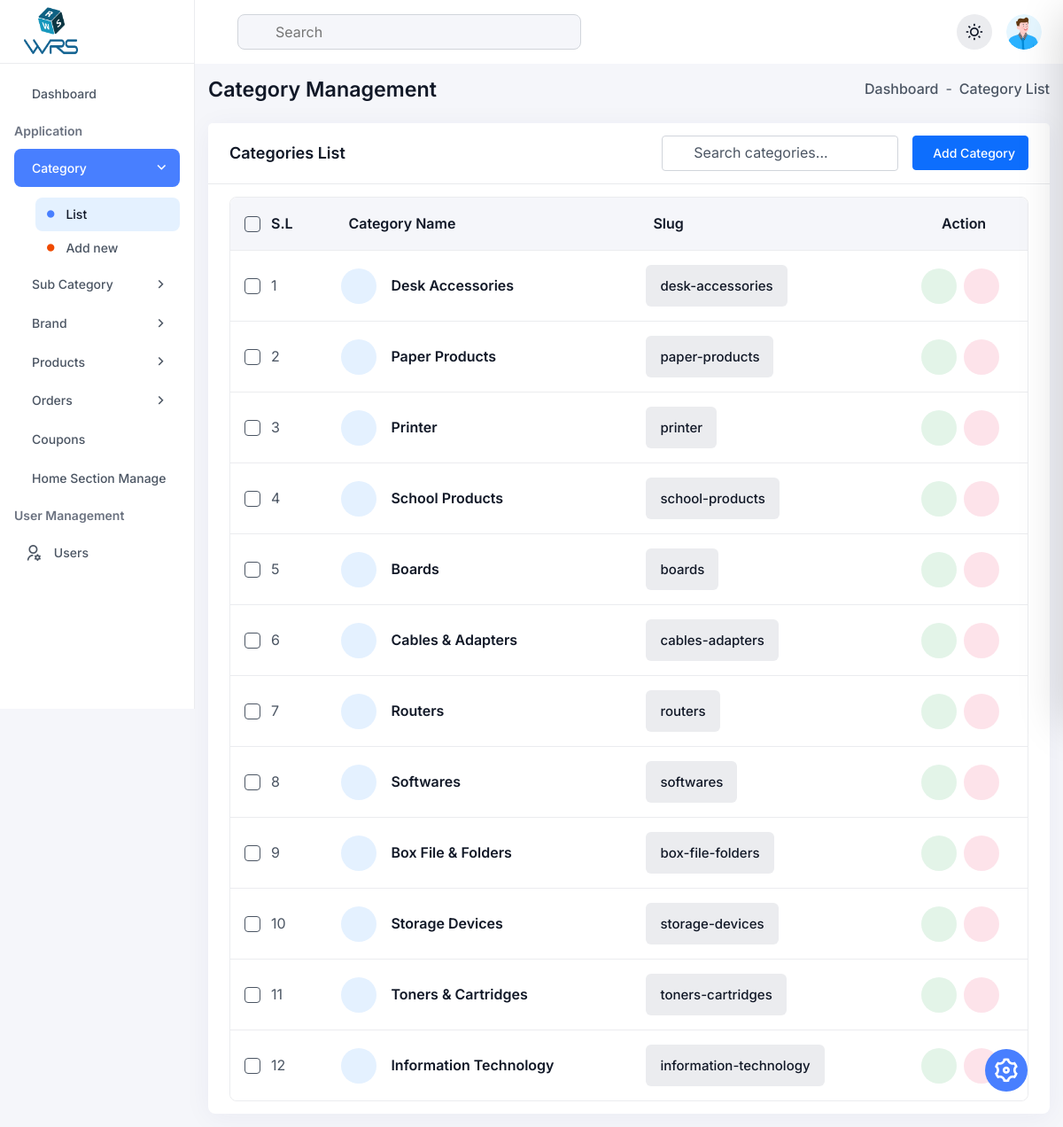
/categories/ (signed in), run on the app's committed database.
### adminapp/models.py (models this page shows, shortened)
class Category(models.Model):
    name = models.CharField(max_length=255, unique=True)
    slug = models.SlugField(unique=True)
    class Meta:
        verbose_name_plural = "Categories"

### adminapp/views.py (the view)
# urls.py: path("categories/", views.category_list, name="category_list"),
@login_required
@staff_member_required
def category_list(request):
    categories = Category.objects.all()
    return render(request, "categories/list.html", {"categories": categories})

### userapp/context_processors.py (called while the page is built, shortened)
def categories_processor(request):
    return {
        'all_categories': Category.objects.all()
    }

def cart_context(request):
    try:
        cart = Cart.objects.get(user=request.user)
    except Cart.DoesNotExist:
        cart = None
    if not cart or not cart.items.exists():
        return {
            "cart": cart,
            "subtotal": Decimal("0"),
            "discount": Decimal("0"),
            "shipping_cost": Decimal("0"),
            "tax_rate": Decimal("5"),
            "tax": Decimal("0"),
            "total": Decimal("0"),
        }

### adminapp/templates/categories/list.html (shortened to what this page needs)
{%extends 'admin_base2.html'%}
{%block content%}
<div class="dashboard-main-body">
  <div class="d-flex flex-wrap align-items-center justify-content-between gap-3 mb-24">
    <h6 class="fw-semibold mb-0">Category Management</h6>
    <ul class="d-flex align-items-center gap-2">
      <li class="fw-medium">
        <a href="{% url 'dashboard' %}" class="d-flex align-items-center gap-1 hover-text-primary">
          Dashboard
        </a>
      </li>
      <li>-</li>
      <li class="fw-medium">Category List</li>
    </ul>
  </div>
  <div class="card basic-data-table">
    <div class="card-header d-flex flex-wrap align-items-center justify-content-between gap-3">
      <h5 class="card-title mb-0">Categories List</h5>
      <div class="d-flex align-items-center gap-3">
        <div class="position-relative">
          <input type="text" id="categorySearch" class="form-control form-control-sm" placeholder="Search categories..." style="padding-left: 35px; min-width: 200px;">
        </div>
        <a href="{% url 'category_create' %}" class="btn btn-primary btn-sm d-flex align-items-center gap-2">
          Add Category
        </a>
      </div>
    </div>
    <div class="card-body">
      <div class="table-responsive">
        <table class="table bordered-table mb-0" id="categoryTable">
          <thead>
            <tr>
              <th scope="col">
                <div class="form-check style-check d-flex align-items-center">
                  <input class="form-check-input" type="checkbox" id="checkAll">
                  <label class="form-check-label" for="checkAll">
                    S.L
                  </label>
                </div>
              </th>
              <th scope="col">
                <div class="d-flex align-items-center gap-2">
                  Category Name
                </div>
              </th>
              <th scope="col">
                <div class="d-flex align-items-center gap-2">
                  Slug
                </div>
              </th>
              <th scope="col" class="text-center">
                <div class="d-flex align-items-center justify-content-center gap-2">
                  Action
                </div>
              </th>
            </tr>
          </thead>
          <tbody id="categoryTableBody">
            {% for c in categories %}
            <tr class="category-row" data-category-name="{{ c.name|lower }}" data-category-slug="{{ c.slug|lower }}">
              <td>
                <div class="form-check style-check d-flex align-items-center">
                  <input class="form-check-input" type="checkbox">
                  <label class="form-check-label">
                    {{ forloop.counter }}
                  </label>
                </div>
              </td>
              <td>
                <div class="d-flex align-items-center gap-3">
                  <div class="flex-shrink-0">
                    <div class="w-40-px h-40-px d-flex align-items-center justify-content-center rounded-circle bg-primary-50">
                    </div>
                  </div>
                  <div class="flex-grow-1">
                    <h6 class="text-md mb-0 fw-semibold">{{ c.name }}</h6>
                  </div>
                </div>
              </td>
              <td>
                <span class="badge bg-neutral-200 text-neutral-900 px-3 py-3">{{ c.slug }}</span>
              </td>
              <td class="text-center">
                <div class="d-flex align-items-center justify-content-center gap-2">
                  <a href="{% url 'category_update' c.id %}" class="w-40-px h-40-px bg-success-focus text-success-main rounded-circle d-inline-flex align-items-center justify-content-center" title="Edit">
                  </a>
                  <a href="{% url 'category_delete' c.id %}" class="w-40-px h-40-px bg-danger-focus text-danger-main rounded-circle d-inline-flex align-items-center justify-content-center" title="Delete" onclick="return confirm('Are you sure you want to delete this category?');">
                  </a>
                </div>
              </td>
            </tr>
            {% endfor %}
          </tbody>
        </table>
      </div>
    </div>
  </div>
</div>
{%endblock%}

### adminapp/templates/admin_base2.html (shortened to what this page needs)
<!DOCTYPE html>
{%load static%}
<html lang="en" data-theme="light">
<head>
    <link href="https://cdn.jsdelivr.net/npm/remixicon/fonts/remixicon.css" rel="stylesheet">
    rel="apple-touch-icon"><link rel="stylesheet" href="https://cdnjs.cloudflare.com/ajax/libs/font-awesome/6.5.0/css/all.min.css">
    <link rel="stylesheet" href="{% static 'css/admin_css/remixicon.css' %}">
    <link rel="stylesheet" href="{% static 'css/admin_css/bootstrap.min.css' %}">
    <link rel="stylesheet" href="{% static 'css/admin_css/apexcharts.css' %}">
    <link rel="stylesheet" href="{% static 'css/admin_css/dataTables.min.css' %}">
    <link rel="stylesheet" href="{% static 'css/admin_css/editor-katex.min.css' %}">
    <link rel="stylesheet" href="{% static 'css/admin_css/editor.atom-one-dark.min.css' %}">
    <link rel="stylesheet" href="{% static 'css/admin_css/editor.quill.snow.css' %}">
    <link rel="stylesheet" href="{% static 'css/admin_css/flatpickr.min.css' %}">
    <link rel="stylesheet" href="{% static 'css/admin_css/full-calendar.css' %}">
    <link rel="stylesheet" href="{% static 'css/admin_css/jquery-jvectormap-2.0.5.css' %}">
    <link rel="stylesheet" href="{% static 'css/admin_css/magnific-popup.css' %}">
    <link rel="stylesheet" href="{% static 'css/admin_css/slick.css' %}">
    <link rel="stylesheet" href="{% static 'css/admin_css/prism.css' %}">
    <link rel="stylesheet" href="{% static 'css/admin_css/file-upload.css' %}">
    <link rel="stylesheet" href="{% static 'css/admin_css/audioplayer.css' %}">
    <link rel="stylesheet" href="{% static 'css/admin_css/style.css' %}">
</head>
<body>
    <button type="button"
        class="theme-customization__button w-48-px h-48-px bg-primary-600 text-white rounded-circle d-flex justify-content-center align-items-center position-fixed end-0 bottom-0 mb-40 me-40 text-2xxl bg-hover-primary-700"
        fdprocessedid="h3s6w">
        <i class="ri-settings-3-line animate-spin"></i>
    </button>
    <aside class="sidebar">
        <div>
            <a href="{%url 'dashboard'%}" class="sidebar-logo">
                <img src="{% static 'img/new-logo.png' %}" alt="site logo"  class="light-logo">
            </a>
        </div>
        <div class="sidebar-menu-area open">
            <ul class="sidebar-menu show" id="sidebar-menu">
                <li class=" ">
                    <a href="{%url 'dashboard'%}">
                        <span>Dashboard</span>
                    </a>
                </li>
                <li class="sidebar-menu-group-title">Application</li>
                                <li class="dropdown">
                                    <a href="javascript:void(0)">
                                        <span>Category</span>
                                    </a>
                                    <ul class="sidebar-submenu">
                                        <li>
                                            <a href="{%url 'category_list'%}"><i class="ri-circle-fill circle-icon text-primary-600 w-auto"></i>
                                                List</a>
                                        </li>
                                        <li>
                                            <a href="{%url 'category_create'%}"><i class="ri-circle-fill circle-icon text-danger-main w-auto"></i> Add
                                                new</a>
                                        </li>
                                    </ul>
                                </li>
                                <li class="dropdown">
                                    <a href="javascript:void(0)">
                                        <span>Sub Category</span>
                                    </a>
                                </li>
                                <li class="dropdown">
                                    <a href="javascript:void(0)">
                                        <span>Brand</span>
                                    </a>
                                </li>
                                <li class="dropdown">
                                    <a href="javascript:void(0)">
                                        <span>Products</span>
                                    </a>
                                </li>
                                <li class="dropdown">
                                    <a href="javascript:void(0)">
                                        <span>Orders</span>
                                    </a>
                                </li>
                                <li >
                                    <a href="{%url 'coupon_list'%}">
                                        <span>Coupons</span>
                                    </a>
                                </li>
                                <li >
                                    <a href="{%url 'homepage_sections_manage'%}">
                                        <span>Home Section Manage</span>
                                    </a>
                                </li>
                <li class="sidebar-menu-group-title">User Management</li>
                                                <li class="">
                                    <a href="{%url 'user_list'%}">
                                       <i class="ri-user-settings-line text-xl me-14 d-flex w-auto"></i>
                                        <span>Users</span>
                                    </a>
                                </li>
            </ul>
        </div>
    </aside>
    <main class="dashboard-main">
        <div class="navbar-header">
            <div class="row align-items-center justify-content-between">
                <div class="col-auto">
                    <div class="d-flex flex-wrap align-items-center gap-4">
                        <form class="navbar-search">
                            <input type="text" name="search" placeholder="Search" fdprocessedid="ra6qqf">
                        </form>
                    </div>
                </div>
                <div class="col-auto">
                    <div class="d-flex flex-wrap align-items-center gap-3">
                        <button type="button" data-theme-toggle=""
                            class="w-40-px h-40-px bg-neutral-200 rounded-circle d-flex justify-content-center align-items-center"
                            aria-label="light" fdprocessedid="f5f0mn">light</button>
                        <div class="dropdown">
                            <button class="d-flex justify-content-center align-items-center rounded-circle"
                                type="button" data-bs-toggle="dropdown" fdprocessedid="a6zhl">
                                <img src="{%static 'img/admin_img/user.png'%}" alt="image"
                                    class="w-40-px h-40-px object-fit-cover rounded-circle">
                            </button>
                        </div>
                    </div>
                </div>
            </div>
        </div>
{%block content%}
{%endblock%}
    </main>
    {% load static %}
</body>
</html>

### adminapp/static/css/admin_css/file-upload.css (style rules this page uses)
:root { --file-container-bg: #eeeeee; --file-bg: #f8f8f8; --file-border-color: #606060; --file-color: #2b2b2b; --table-border-color: #dbdbdb; --delete-button-bg: #f53636; --delete-button-color: #ffffff; --font-size: 0.875em; --font-family: 'Segoe UI', Tahoma, Geneva, Verdana, sans-serif; --shadow: 0px 8px 15px -8px rgba(0, 0, 0, 0.5); }
* { margin: 0; padding: 0; box-sizing: border-box; }

### adminapp/templates/admin_base2.html (style rules this page uses)
body { transition: opacity ease-in 0.2s; }
span, svg { display: block }

### adminapp/templates/categories/list.html (style rules this page uses)
.bg-primary-50 { background-color: rgba(72, 127, 255, 0.1); }
.w-40-px { width: 40px; }
.h-40-px { height: 40px; }
.category-row { transition: background-color 0.2s ease; }
.badge { font-weight: 500; font-size: 15px; }

### data on the page
Category: name "Desk Accessories", slug "desk-accessories"
Category: name "Paper Products", slug "paper-products"
Category: name "Printer", slug "printer"
Category: name "School Products", slug "school-products"
Category: name "Boards", slug "boards"
Category: name "Cables & Adapters", slug "cables-adapters"
Category: name "Routers", slug "routers"
Category: name "Softwares", slug "softwares"
Category: name "Box File & Folders", slug "box-file-folders"
Category: name "Storage Devices", slug "storage-devices"
Category: name "Toners & Cartridges", slug "toners-cartridges"
Category: name "Information Technology", slug "information-technology"
